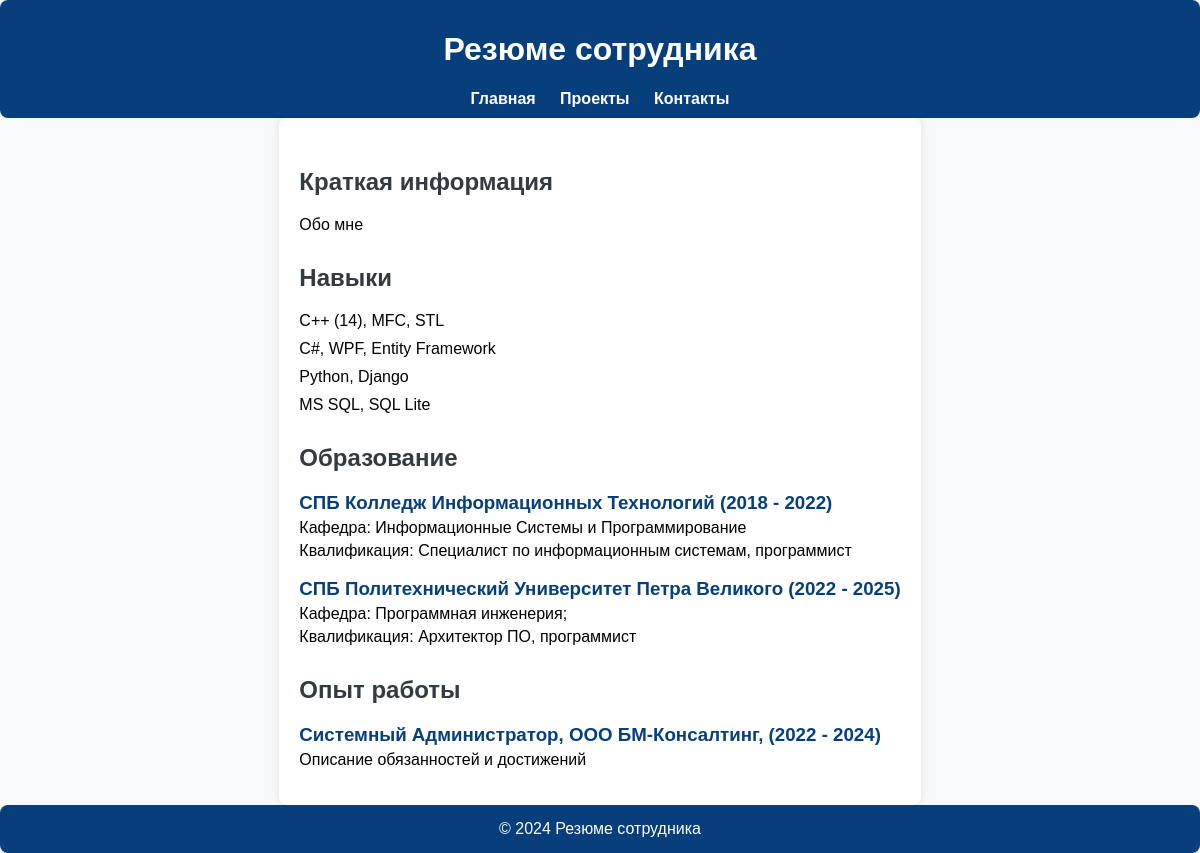
Before: / with the older database file.
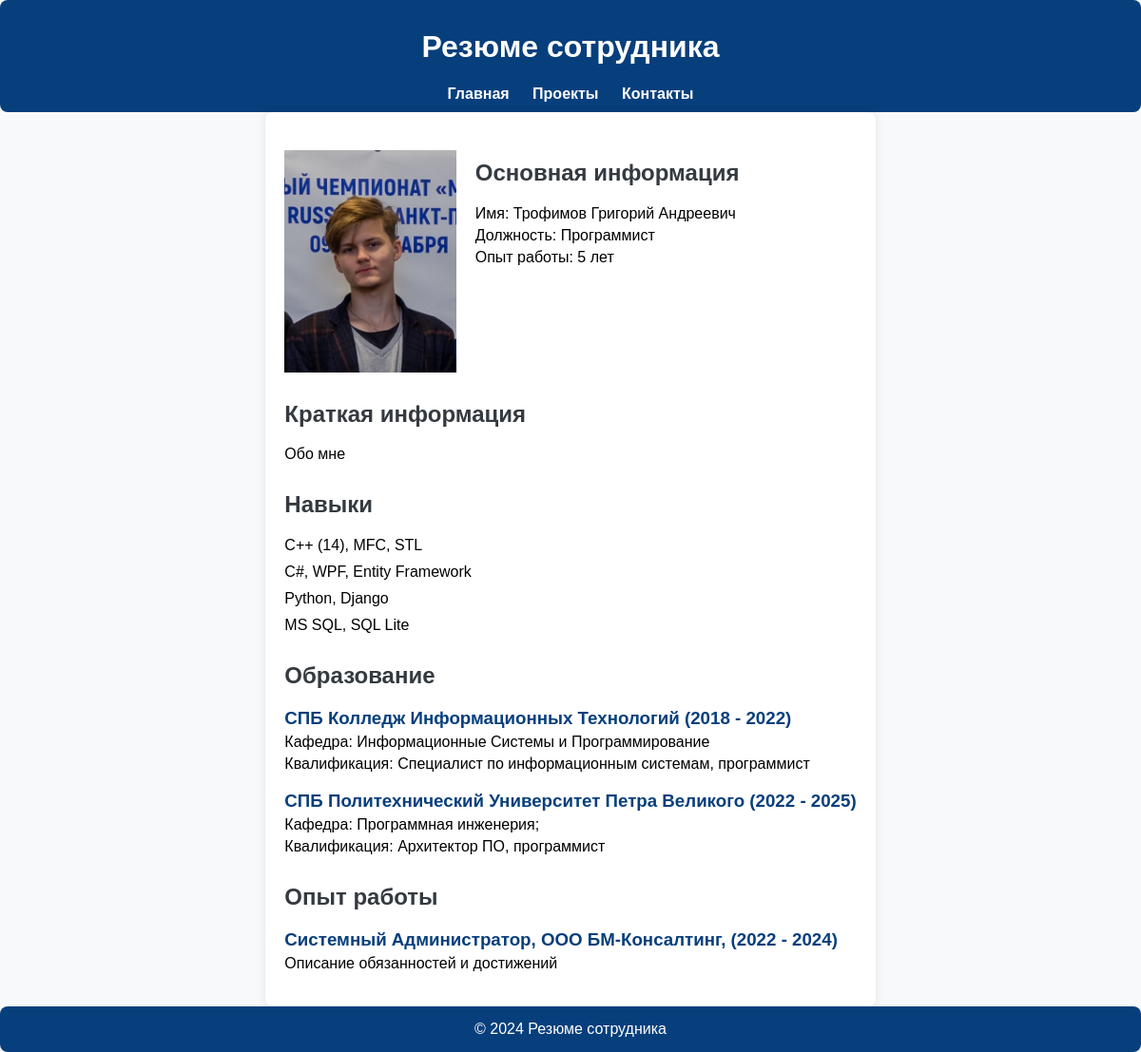
After: the same page with the newer database file.
### main/models.py (models this page shows)
class Person(models.Model):
    fullName = models.CharField(max_length=255, verbose_name="ФИО")
    about = models.TextField(verbose_name="Обо мне")
    post = models.CharField(max_length=255, verbose_name="Должность")
    photo = models.ImageField(upload_to="photos/", verbose_name="Фото")
    class Meta:
        verbose_name = 'Вы'
        verbose_name_plural = 'Вы'

### main/views.py (the view)
# urls.py: path('',index, name='home'),
def index(request):
    person =  Person.objects.all()
    skills = Skills.objects.all()
    education = Education.objects.all()
    experience = Experience.objects.all()
    context = {
        'title': 'My site',
        'Person': person[0],
        'Skills': skills,
        'Education':education,
        'Experience' :experience,
        'menu': menu
    }
    return render(request, 'main/index.html', context=context)

### main/templates/main/index.html
{% extends 'main/base.html' %}
{% block content %}
{% if Person.photo %}
    <div class="imgcontainer">
        <img src="{{Person.photo.url}}" alt="мое фото" />
        <div>
            <h2>Основная информация</h2>
            <p>Имя: {{Person.fullName}}</p>
            <p>Должность: {{Person.post}}</p>
            <p>Опыт работы: 5 лет</p>
        </div>
    </div>
{% endif %}
<h2>Краткая информация</h2>
<p>{{Person.about}}</p>
<h2>Навыки</h2>
<ul>
    {% for s in Skills %}
    <li>{{s.skiName}}</li>
    {% endfor %}
</ul>
<h2>Образование</h2>
    <ul>
        {% for e in Education %}
        <li>
            <h3>{{e.eduName}} ({{e.dateStart.year}} - {{e.dateEnd.year}})</h3>
            <p>Кафедра: {{e.eduDepartment}}</p>
            <p>Квалификация: {{e.eduQualification}}</p>
        </li>
        {% endfor %}
    </ul>
<h2>Опыт работы</h2>
<ul>
    {% for ex in Experience %}
    <li>
        <h3>{{ex.post}}, {{ex.comName}}, ({{ex.dateStart.year}} - {{ex.dateEnd.year}})</h3>
        <p>Описание обязанностей и достижений</p>
    </li>
    {% endfor %}
</ul>
{% endblock %}

Changed rows visible on the page:
changed Person "Обо мне": photo empty → "photos/633657395.jpeg" (drawn); photo: picture added; fullName (not shown) → "Трофимов Григорий Андреевич"; post (not shown) → "Программист"
Other visible differences:
text now shown: "Основная информация Имя: Должность: Опыт работы: 5 лет"
